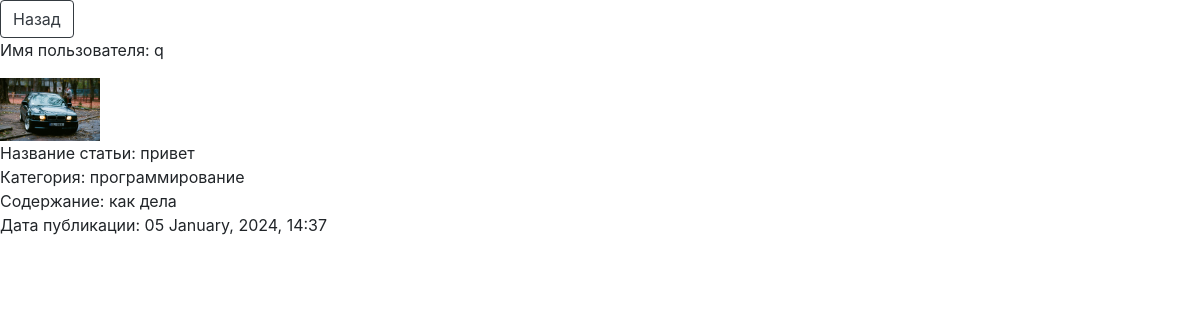
Page /4/profile on the earlier database version.
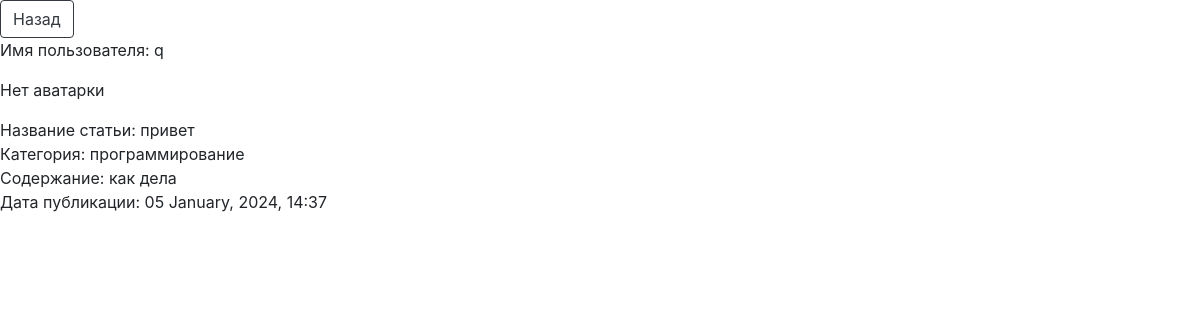
Same page on the later database version.
### models.py (models this page shows)
class Base(DeclarativeBase):
    id: Mapped[int_pk]
    created_at: Mapped[datetime] = Column(DateTime, default=utcnow)

class User(Base, UserMixin):
    __tablename__ = 'users'
    username: Mapped[str]
    bio: Mapped[Optional[str]] = Column(String)
    github: Mapped[Optional[str]] = Column(String)
    telegram: Mapped[Optional[str]] = Column(String)
    avatar: Mapped[Optional[str]] = Column(String)
    email: Mapped[str]
    password: Mapped[str]
    articles: Mapped[list['Article']] = relationship(
        back_populates='user',
        cascade='all'
    )

class Article(Base):
    __tablename__ = 'articles'
    name_of_article: Mapped[str]
    category: Mapped[str]
    text_of_article: Mapped[str]
    user_id: Mapped[int] = mapped_column(ForeignKey('users.id'))
    user: Mapped['User'] = relationship(back_populates='articles')
    images: Mapped[list['Image']] = relationship(
        back_populates='article',
        cascade='all'
    )

### app.py (the view)
@app.route('/<int:id>/profile', methods=['GET'])
def user_profile_page(id):
    session = SessionFactory()
    user = session.query(User).filter_by(id=id).first()
    user_articles = session.query(Article).filter_by(user_id=id).order_by(desc(Article.created_at)).all()
    return render_template('forum/user_profile.html', user_articles=user_articles, user=user)

### templates/forum/user_profile.html (shortened to what this page needs)
<!DOCTYPE html>
<html lang="en">
<head>
    <link rel="stylesheet" href="https://stackpath.bootstrapcdn.com/bootstrap/4.3.1/css/bootstrap.min.css">
</head>
<body>
<button onclick="window.location.href='{{ url_for('main_page') }}';" type="button" class="btn btn-outline-dark">Назад</button>
<p>Имя пользователя: {{ user.username }} </p>
    {% for article in user_articles %}
       {% if user.avatar %}
           <img src="{{ url_for('static', filename=user.avatar) }}" alt="Avatar" style="max-width: 100px; max-height: 100px;">
       {% else %}
           <p>Нет аватарки</p>
       {% endif %}
       <div>Название статьи: {{ article.name_of_article }}</div>
       <duv>Категория: {{ article.category }}</duv>
       <div>Содержание: {{ article.text_of_article }}</div>
       <div>Дата публикации: {{ article.created_at.strftime('%d %B, %Y, %H:%M') }}</div>
       <br>
    {% endfor %}

Differences in the rows shown:
changed User: avatar "avatars/scale_1200.jpg" → empty (drawn)
changed through a linked row, Article "привет": avatar: picture removed; now shows "Нет аватарки"
